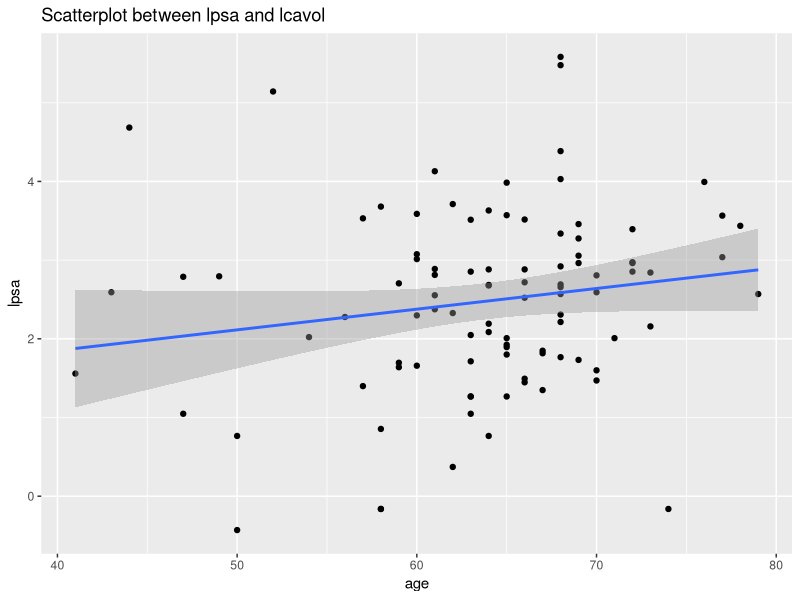
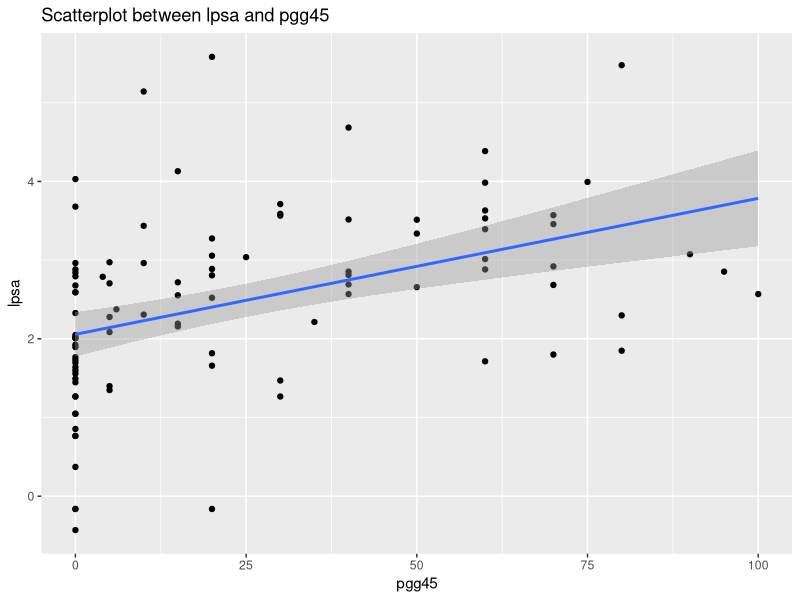
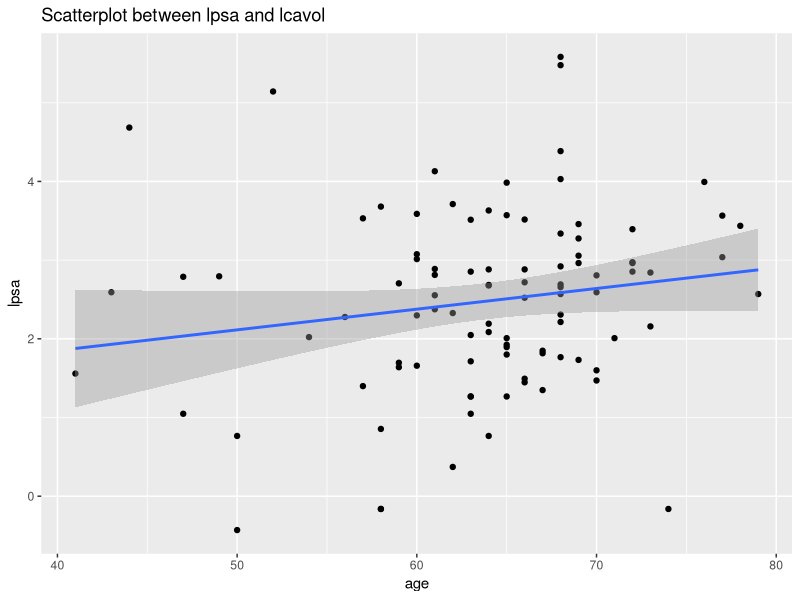
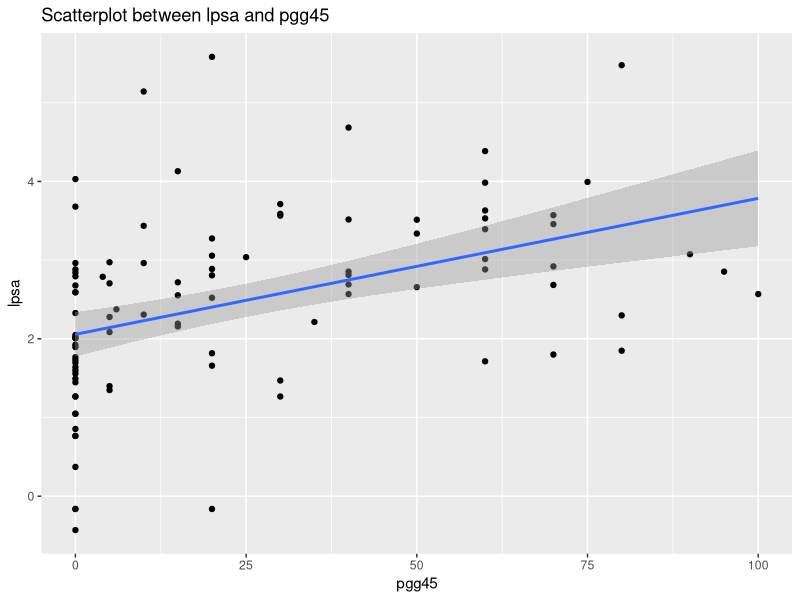

Write the R code that produced these figures, in order. (Note: this script raises an error after producing the figures.)
require(tidyverse)

prostate <-  read.table("Prostate (1).csv", 
                        header = TRUE, sep = ",", na.strings = " ")

round(head(prostate), digits = 3)

# x11()
# pairs(prostate)



mod.vol = lm(lpsa ~ lcavol + age, data = prostate)
# mod.pgg = lm(lpsa ~ pgg45, data=prostate)

# x11(h=7, w=12)
# par(mfrow=c(1,2))

ggplot(data = prostate, aes(x = age, y = lpsa)) +
  geom_point() +
  geom_smooth(method = 'lm') +
  labs(title = "Scatterplot between lpsa and lcavol")

ggsave("Test Plot 1.png")

ggplot(data = prostate, aes(x = pgg45, y = lpsa)) +
  geom_point() +
  geom_smooth(method = 'lm') +
  labs(title = "Scatterplot between lpsa and pgg45")

ggsave("Test Plot 2.png")



# library(rgl)  
# open3d()
# plot3d(prostate$lpsa ~ prostate$lcavol + prostate$pgg45, col="blue")

mod2 =  lm(lpsa ~ lcavol + pgg45, data=prostate)

x1 <- seq(from=-2, to=4, by=.05)
xy1 <- data.frame(expand.grid(lcavol=seq(from=-2, to=4, by=.05), 
                              pgg45=seq(from=0, to=100, by=.5)))
pred <- predict(mod2 ,newdata=xy1)
surface = matrix(pred, nrow=length(x1))

# library(rgl)  
# open3d()
# persp3d(x = seq(from=-2, to=4, by=.05), y = seq(from=0, to=100, by=.5), 
#         z = surface, col = "orange", xlab="lcavol", ylab="pgg45", 
#         zlab="Predicted lpsa")
# points3d(prostate$lpsa ~ prostate$lcavol + prostate$pgg45, col="blue")

# Compare estimated regression corfficients from separate regs vs. multiple

summary(mod.vol)
summary(mod.pgg)
summary(mod2)

cor(prostate)
